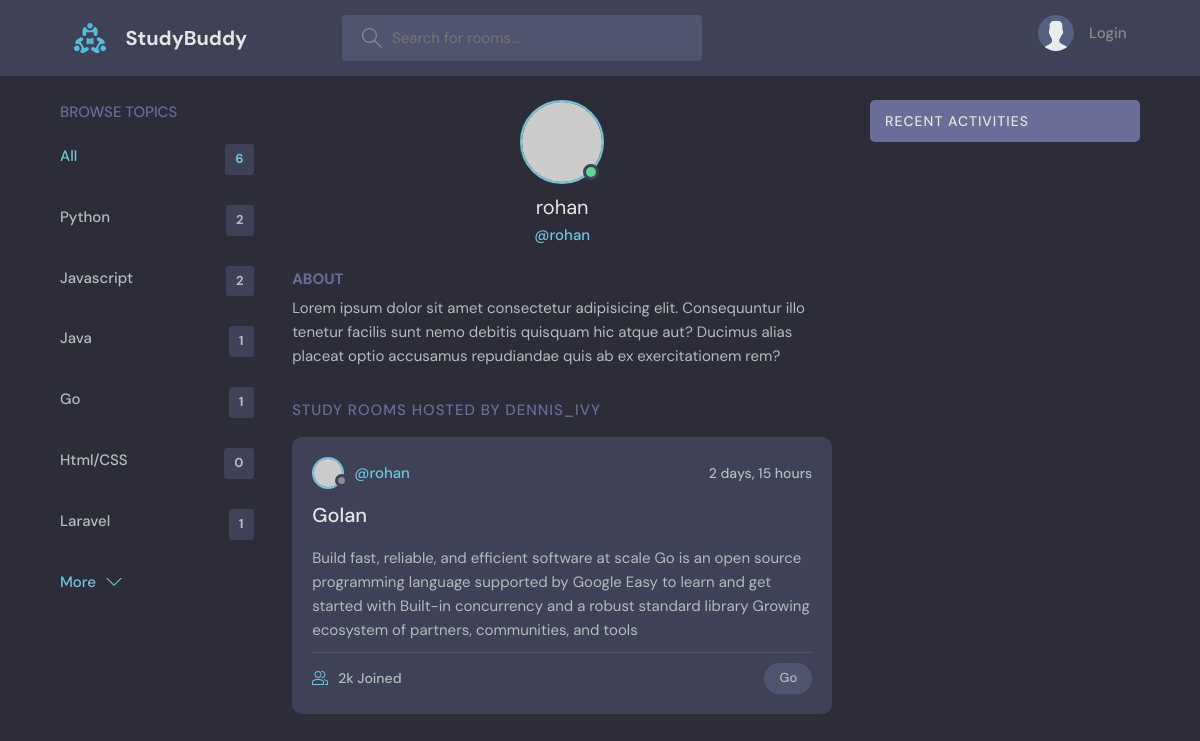
The app's page /profile/2/ with its own data.
### base/models.py (models this page shows, shortened)
class Topic(models.Model):
    name = models.CharField(max_length=200)

class Room(models.Model):
    user = models.ForeignKey(User, on_delete=models.SET_NULL, null=True)
    topic = models.ForeignKey(Topic, on_delete=models.SET_NULL, null=True)
    name = models.CharField(max_length=128)
    description = models.TextField(null=True, blank=True)
    participants = models.ManyToManyField(User, related_name='participants', blank=True)
    updated = models.DateTimeField(auto_now=True)
    created = models.DateTimeField(auto_now_add=True)
    class Meta:
        ordering = ['-updated','created']

### base/views.py (the view)
# urls.py: path('profile/<str:pk>/', views.user_profile, name='user_profile'),
def user_profile(request, pk):
    user = User.objects.get(pk=pk)
    rooms = user.room_set.all()
    room_messages = user.message_set.all()
    topics = Topic.objects.all()
    context = {
        'user' : user,
        'rooms' : rooms,
        'room_messages' : room_messages,
        'topics' : topics
        }
    return render(request, 'base/profile.html', context)

### base/templates/base/profile.html (shortened to what this page needs)
{% extends 'main.html' %} {% block content %}
<main class="profile-page layout layout--3">
  <div class="container">
    <div>{% include 'base/topics_component.html' %}</div>
    <div class="roomList">
      <div class="profile">
        <div class="profile__avatar">
          <div class="avatar avatar--large active">
            <img src="https://randomuser.me/api/portraits/men/11.jpg" />
          </div>
        </div>
        <div class="profile__info">
          <h3>{{user.username}}</h3>
          <p>@{{user.username}}</p>
        </div>
        <div class="profile__about">
          <h3>About</h3>
          <p>
            Lorem ipsum dolor sit amet consectetur adipisicing elit. Consequuntur illo tenetur
            facilis sunt nemo debitis quisquam hic atque aut? Ducimus alias placeat optio
            accusamus repudiandae quis ab ex exercitationem rem?
          </p>
        </div>
      </div>
      <div class="roomList__header">
        <div>
          <h2>Study Rooms Hosted by dennis_ivy</a>
          </h2>
        </div>
      </div>
      <div>{% include 'base/feed_component.html' %}</div>
    </div>
    <div>{% include 'base/activity_component.html' %}</div>
  </div>
</main>
{% endblock content %}

### base/templates/base/topics_component.html
<div class="topics">
    <div class="topics__header">
      <h2>Browse Topics</h2>
    </div>
    <ul class="topics__list">
      <li>
        <a href="{% url 'home' %}" class="active">All <span>{{topics.count}}</span></a>
      </li>
      {% for topic in topics %}
      <li><a href="{% url 'home' %}?q={{topic.name}}">{{ topic.name }}<span>{{topic.room_set.all.count}}</span></a></li>
      {% endfor %}
    </ul>
    <a class="btn btn--link" href="topics.html">
      More
      <svg version="1.1" xmlns="http://www.w3.org/2000/svg" width="32" height="32" viewBox="0 0 32 32">
        <title>chevron-down</title>
        <path d="M16 21l-13-13h-3l16 16 16-16h-3l-13 13z"></path>
      </svg>
    </a>
  </div>

### base/templates/base/feed_component.html (shortened to what this page needs)
{% for room in rooms %}
<div class="roomListRoom">
    <div class="roomListRoom__header">
      <a href="{% url 'user_profile' room.user.id %}" class="roomListRoom__author">
        <div class="avatar avatar--small">
          <img src="https://randomuser.me/api/portraits/women/11.jpg" />
        </div>
        <span>@{{room.user.username}}</span>
      </a>
      <div class="roomListRoom__actions">
        <span>{{room.created|timesince}}</span>
      </div>
    </div>
    <div class="roomListRoom__content">
      <a href="{% url 'room' room.id %}">{{room.name}}</a>
      <p>
        {{room.description}}
      </p>
    </div>
    <div class="roomListRoom__meta">
      <a href="{% url 'room' room.id %}" class="roomListRoom__joined">
        {{room.participants.all.count}}k Joined
      </a>
      <p class="roomListRoom__topic">{{room.topic.name}}</p>
    </div>
  </div>
{% endfor %}

### records on screen
Topic: name "Python", room_set.all.count "2"
Topic: name "Javascript", room_set.all.count "2"
Topic: name "Java", room_set.all.count "1"
Topic: name "Go", room_set.all.count "1"
Topic: name "Html/CSS", room_set.all.count "0"
Topic: name "Laravel", room_set.all.count "1"
Room: user.username "rohan", created "2 days, 15 hours", name "Golan", description "Build fast, reliable, and efficient software at scale Go is an open source programming language supported by Google Easy to learn and get started with Built-in concurrency and a robust standard library Growing ecosystem of partners, communities, and tools", participants.all.count "2", topic.name "Go"

### other values on screen
{{ topics.count }} "6"
{{ user.username }} "rohan"
